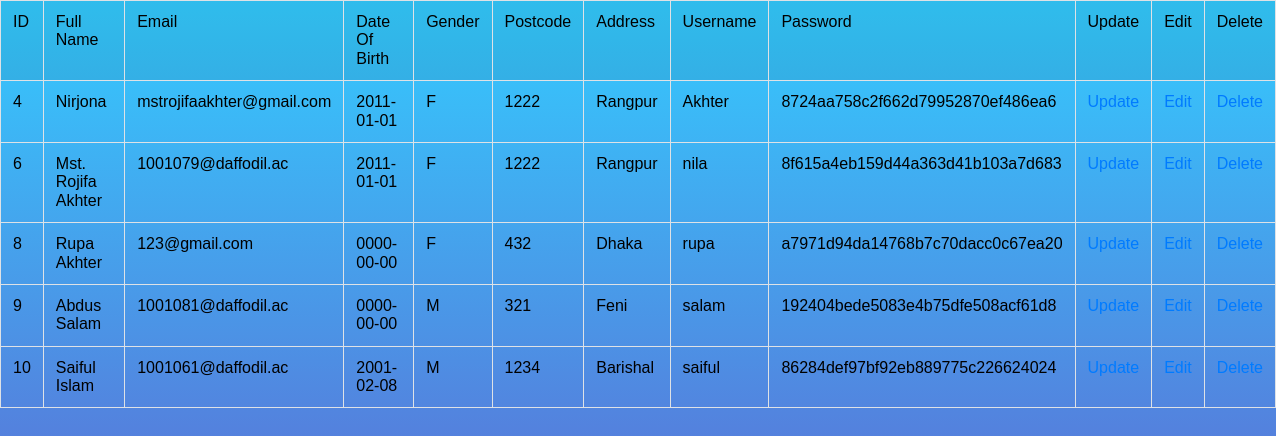
The app's page /read.php with its own data.
### tables this page shows
CREATE TABLE `users` (
  `id` int(11) NOT NULL,
  `name` text NOT NULL,
  `email` text NOT NULL,
  `date_of_birth` date NOT NULL,
  `gender` text NOT NULL,
  `postcode` int(11) NOT NULL,
  `address` text NOT NULL,
  `username` text NOT NULL,
  `password` text NOT NULL
);

### read.php (the view, shortened to what this page needs)
<?php
require 'db.php';
$read="SELECT * FROM users";
$output = mysqli_query($db_con, $read);
?>
<!DOCTYPE html>
<html lang="en">
<head>
	<link rel="stylesheet" href="css/bootstrap.css" type="text/css">
</head>
<body>
<table border="1px solid black" class="table table-bordered table-hover">
	<tr>
	  <td>ID</td>
	  <td>Full Name</td>
	  <td>Email</td>
		<td>Date Of Birth</td>
  	<td>Gender</td>
		<td>Postcode</td>
		<td>Address</td>
  	<td>Username</td>
	  <td>Password</td>
	  <td>Update</td>
	  <td>Edit</td>
	  <td>Delete</td>
	</tr>
<?php
while($result = mysqli_fetch_array($output)){
	echo "<tr><td>". $result['id']. "</td><td>" .$result['name']."</td><td>". $result['email']. "</td><td>". $result['date_of_birth']. "</td><td>". $result['gender']. "</td><td>". $result['postcode']. "</td><td>". $result['address']. "</td><td>". $result['username']. "</td><td>". $result['password']."</td><td><a href='password.php?id=".$result['id']."'>Update</a></td><td><a href='edit.php?id=".$result['id']."'>Edit</a></td><td><a href='delete.php?id=".$result['id']."'>Delete</a></td></tr>";
}
?>
</table>
</body>
</html>

### records on screen
users: id "4", name "Nirjona", email "mstrojifaakhter@gmail.com", date_of_birth "2011-01-01", gender "F", postcode "1222", address "Rangpur", username "Akhter", password "8724aa758c2f662d79952870ef486ea6"
users: id "6", name "Mst. Rojifa Akhter", email "1001079@daffodil.ac", date_of_birth "2011-01-01", gender "F", postcode "1222", address "Rangpur", username "nila", password "8f615a4eb159d44a363d41b103a7d683"
users: id "8", name "Rupa Akhter", email "123@gmail.com", date_of_birth "0000-00-00", gender "F", postcode "432", address "Dhaka", username "rupa", password "a7971d94da14768b7c70dacc0c67ea20"
users: id "9", name "Abdus Salam", email "1001081@daffodil.ac", date_of_birth "0000-00-00", gender "M", postcode "321", address "Feni", username "salam", password "192404bede5083e4b75dfe508acf61d8"
users: id "10", name "Saiful Islam", email "1001061@daffodil.ac", date_of_birth "2001-02-08", gender "M", postcode "1234", address "Barishal", username "saiful", password "86284def97bf92eb889775c226624024"
